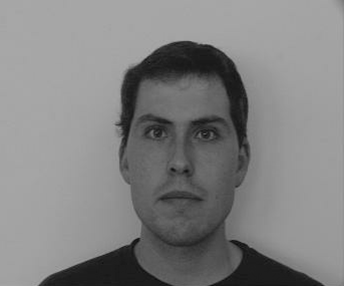
#> input picture week_5/peter.png, 344 x 286 px
$ python gray_level_thresholding.py
#> lines starting #> are read from the running program, lines starting #| are printed output that depends on the picture; after the words box and inside, x2 and y2 are one past the last pixel; in counts of white or black regions, pixels touching at a corner belong together
import cv2
import matplotlib.pyplot as plt
import numpy as np
import argparse

def threshold(img: cv2.typing.MatLike, T: int, isReverse: bool = False) -> cv2.typing.MatLike:
    if isReverse:
        return np.where(img <= T, 255, 0).astype(np.uint8)
    return np.where(img >= T, 255, 0).astype(np.uint8)

if __name__ == "__main__":
    parser = argparse.ArgumentParser(description="Gray level thresholding")
    parser.add_argument("--url", type=str, default="peter.png", help="Path to input image")
    parser.add_argument("--T", type=int, default=128, help="Threshold value")
    parser.add_argument("--R", type=bool, default=False, help="Threshold value")
    args = parser.parse_args()

    url = args.url
    T = args.T
    isReverse = args.R

    image = cv2.imread(url, cv2.IMREAD_GRAYSCALE)
#> image is the input picture: shape (286, 344); min 13, max 171, mean 129.8

    plt.subplot(2, 2, 1)
    plt.imshow(image, cmap="gray")
    plt.title("Original image")
    plt.axis("off")

    newImg = threshold(image, T, isReverse)
#> in threshold, `return np.where(img >= T, 255, 0).astype(np.uint8)`:
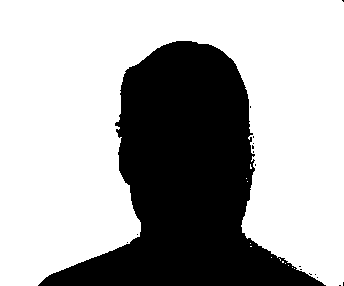
#> returned value: shape (286, 344); 66.8% white; 17 black regions (16 under 20 px), largest, box (x1, y1, x2, y2) and area: (38, 41, 326, 286) 32582
    plt.subplot(2, 2, 2)
    plt.imshow(newImg, cmap="gray")
    plt.title(f"Thresholding = {T}")
    plt.axis("off")

    plt.subplot(2, 2, 3)
    plt.imshow(newImg*image, cmap="gray")
    plt.title(f"f(x).m(x)")
    plt.axis("off")

    plt.tight_layout()
    plt.show()
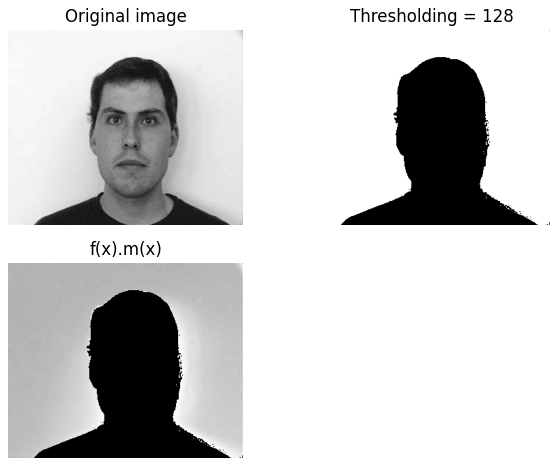
#> figure drawn by matplotlib, 3 panels
